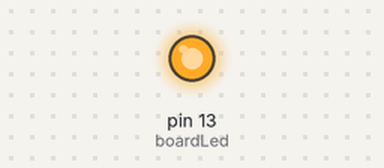
This sketch was run on a simulated Arduino Uno, built with avr-gcc and run on an emulated ATmega328P. On the bench: output pins drawn as LEDs (lit = HIGH).

Above: at 0.1 s.
Timing chart, 0 to 1.6 s (numbered marks = the images above):
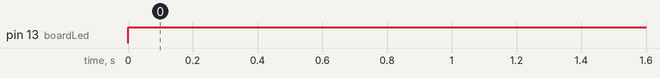

The sketch:

reset.ino
```cpp
const int boardLed = LED_BUILTIN;

void setup() {
	pinMode(boardLed, OUTPUT);
}

void loop() {
	digitalWrite(boardLed, HIGH);
}
```

Measured:
- by itself, pin 13 (boardLed): LOW → HIGH at 0.00 s
